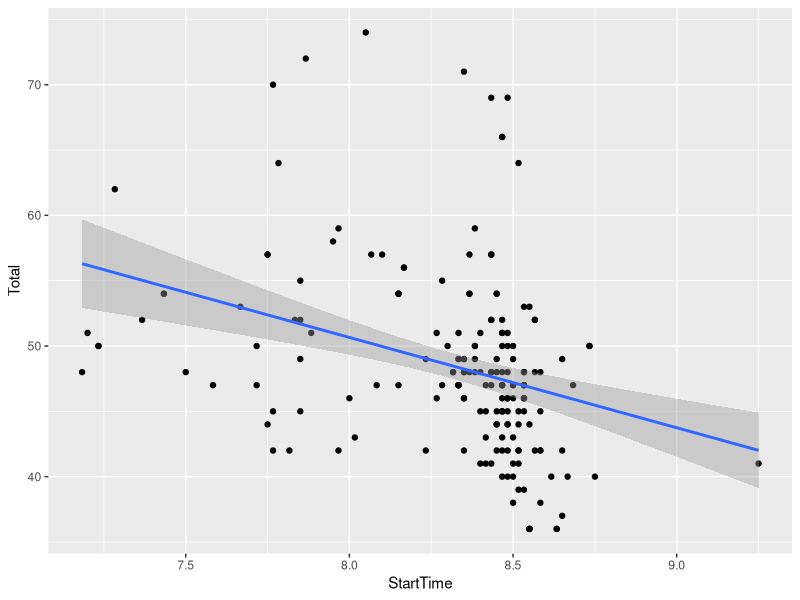
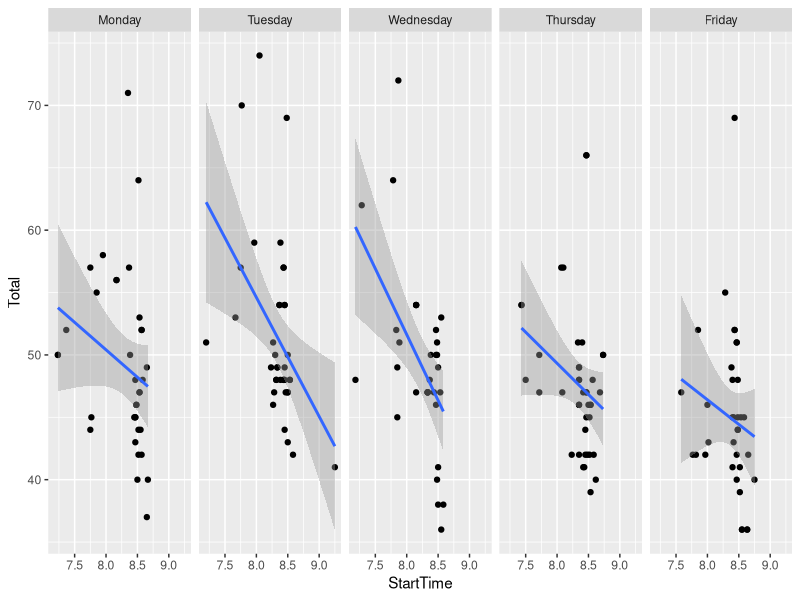

Source code (R) for these figures, in order:
library("dplyr")
library("lubridate")
library(data.table)
library(ggplot2)

# function to turn date string into date
# function to turn date string into time
# > unlist(strsplit("June 06, 2017 at 09:03AM", "at"))

start <- fread("data/august/start.csv", select=c(1))
expressway <- fread("data/august/expressway.csv", select=c(1))
end <- fread("data/august/end.csv", select=c(1))

# column names
colnames(start) <- c("RawDateTime")
colnames(expressway) <- c("RawDateTime")
colnames(end) <- c("RawDateTime")

# convert date into date and time
start$Date <- as.Date(start$RawDateTime, format("%b %d, %Y at %H:%M%p"))
start$DateTime <- as.POSIXct(start$RawDateTime, format="%b %d, %Y at %H:%M%p")
start <- subset(start, select=c(2:3))

expressway$Date <- as.Date(expressway$RawDateTime, format("%b %d, %Y at %H:%M%p"))
expressway$DateTime <- as.POSIXct(expressway$RawDateTime, format="%b %d, %Y at %H:%M%p")
expressway <- subset(expressway, select=c(2:3))

end$Date <- as.Date(end$RawDateTime, format("%b %d, %Y at %H:%M%p"))
end$DateTime <- as.POSIXct(end$RawDateTime, format="%b %d, %Y at %H:%M%p")
end <- subset(end, select=c(2:3))


# combine into one tidy data set - match by date
# date
# start time
# express way time
# end time

# join together by date

start_to_expressway <- inner_join(start, expressway, by=c("Date" = "Date"), suffix=c(".start", ".xway"))
journeys <- inner_join(start_to_expressway, end, by=c("Date" = "Date"))
colnames(journeys) <- c("Date", "Start", "ExpressWay", "End")

# remove outliers (all should be between 6am and 10am)
journeys <- subset(journeys, am(journeys$Start) & hour(journeys$Start) > 6 & hour(journeys$Start) < 10 & hour(journeys$End) < 10 & am(journeys$End))
journeys <- subset(journeys, journeys$Start < journeys$End)

# add segment travel times
journeys$StartToExpressWay <- difftime(journeys$ExpressWay, journeys$Start)
journeys$ExpressWayToEnd <- difftime(journeys$End, journeys$ExpressWay)
journeys$Total <- difftime(journeys$End, journeys$Start)

# remove journeys longer than 90 minutes (these usually involve errands on the way to work)
journeys <- subset(journeys, journeys$Total <= 90)


# add start time for convenience
journeys$StartTime <- as.numeric(journeys$Start-trunc(journeys$Start, "days"))

# add day of week as ordered factor
journeys$dow <- factor(weekdays(journeys$Date), levels=c("Monday", "Tuesday", "Wednesday", "Thursday", "Friday", "Saturday", "Sunday"))

# plot total journey time by date


# plot total journey time by start time
ggplot(journeys, aes(StartTime, Total)) + geom_point() + geom_smooth(method="lm")


# fit total vs start time for different days of the week
ggplot(journeys, aes(StartTime, Total)) + geom_point() + geom_smooth(method="lm") + facet_grid(.~dow)


# plot total journey time by day of week
#qplot(weekdays(Date), as.numeric(Total), data=journeys, geom="boxplot")



# examples from course
# qplot(displ, hwy, data=mpg, geom=c("point", "smooth"), facets=.~drv)

#g <- ggplot(mpg,aes(displ,hwy))
#g+geom_point()
#g+geom_point() + geom_smooth()
#g+geom_point() + geom_smooth(method="lm")
#g+geom_point() + geom_smooth(method="lm") + facet_grid(.~drv)

# colour by facet
#g+geom_point(size=4, alpha=1/2, aes(color=drv))

## facet grid
#g+geom_point()+facet_grid(drv~cyl, margins = TRUE)

#g+geom_point()+facet_grid(drv~cyl, margins = TRUE) + geom_smooth(method="lm", se=FALSE, size=2, color="black")

#qplot(carat, price, data=diamonds, color=cut) + geom_smooth(method="lm")


#qplot(carat, price, data=diamonds, color=cut, facets=.~cut) + geom_smooth(method="lm")

# boxplot with facets
#ggplot(diamonds, aes(carat, price)) + geom_boxplot() + facet_grid(.~cut)


